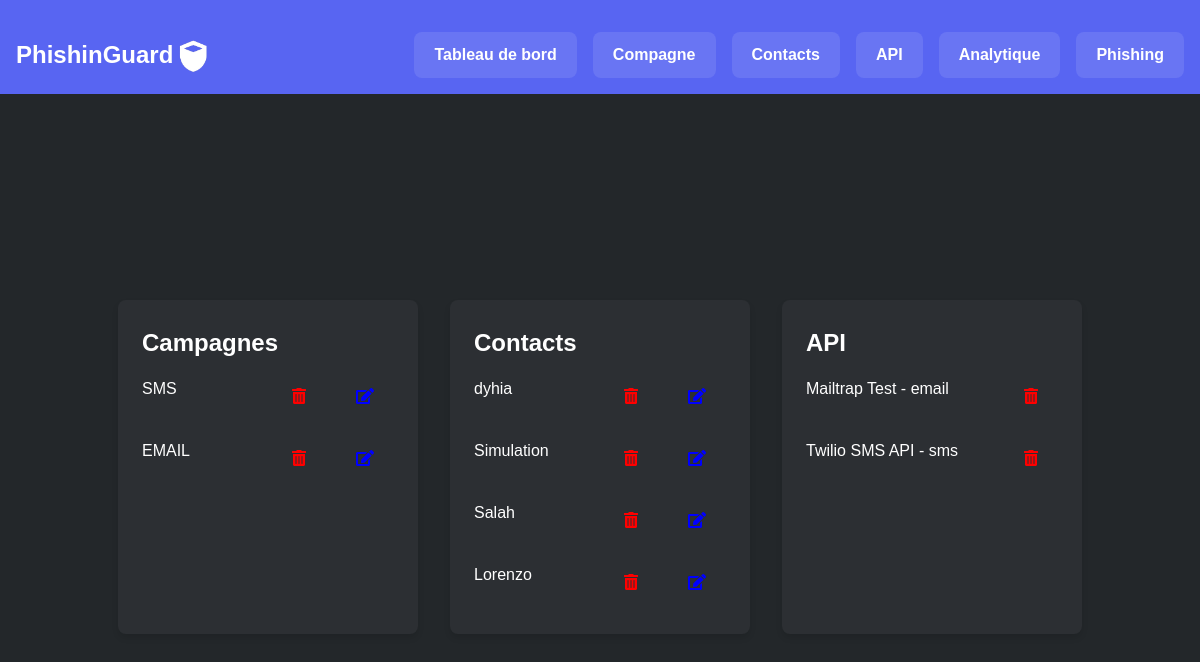
/dashboard, run on the app's committed database.
### app.py (models this page shows, shortened)
class Campaign(db.Model):
    id = db.Column(db.Integer, primary_key=True)
    name = db.Column(db.String(100), nullable=False)
    description = db.Column(db.String(300), nullable=True)
    created_at = db.Column(db.DateTime, default=db.func.now())

class Contact(db.Model):
    id = db.Column(db.Integer, primary_key=True)
    name = db.Column(db.String(100), nullable=False)
    email = db.Column(db.String(100), nullable=True)
    phone = db.Column(db.String(15), nullable=True)

class ApiConfig(db.Model):
    id = db.Column(db.Integer, primary_key=True)
    name = db.Column(db.String(100), nullable=False)
    api_type = db.Column(db.String(50), nullable=False)
    api_key = db.Column(db.String(255), nullable=False)
    api_secret = db.Column(db.String(255), nullable=False)
    api_url = db.Column(db.String(255), nullable=False)

### app.py (the view, shortened to what this page needs)
@app.route('/dashboard', methods=['GET', 'POST'])
def dashboard():
    campaigns = Campaign.query.all()
    contacts = Contact.query.all()
    apis = ApiConfig.query.all()
    return render_template('dashboard.html', campaigns=campaigns, contacts=contacts, apis=apis)

### app.py (called while the page is built)
@app.before_request
def add_global_variables():
    current_app.jinja_env.globals.update(show_analytics=True)

### templates/dashboard.html (shortened to what this page needs)
{% extends 'base.html' %}
{% block content %}
<div class="dashboard-container">
    <div class="dashboard-section" id="campaigns-section">
        <h2>Campagnes</h2>
        <ul>
            {% for campaign in campaigns %}
            <li class="dashboard-item">
                <span class="campaign-name" data-id="{{ campaign.id }}">{{ campaign.name }}</span>
                <div class="dashboard-actions">
                    <form method="POST" action="{{ url_for('delete_campaign', campaign_id=campaign.id) }}" style="display:inline;">
                        <button type="submit" style="color:red; background:none; border:none; cursor:pointer;">
                            <i class="fas fa-trash-alt"></i>
                        </button>
                    </form>
                    <button class="edit-btn" data-id="{{ campaign.id }}" style="color:blue; background:none; border:none; cursor:pointer;">
                        <i class="fas fa-edit"></i>
                    </button>
                </div>
            </li>
            {% endfor %}
        </ul>
    </div>
    <div class="dashboard-section">
        <h2>Contacts</h2>
        <ul>
            {% for contact in contacts %}
            <li class="dashboard-item">
                <span class="contact-name" data-id="{{ contact.id }}">{{ contact.name }}</span>
                <div class="dashboard-actions">
                    <form method="POST" action="{{ url_for('delete_contact', contact_id=contact.id) }}" style="display:inline;">
                        <button type="submit" style="color:red; background:none; border:none; cursor:pointer;">
                            <i class="fas fa-trash-alt"></i>
                        </button>
                    </form>
                    <button class="edit-btn" data-id="{{ contact.id }}" style="color:blue; background:none; border:none; cursor:pointer;">
                        <i class="fas fa-edit"></i>
                    </button>
                </div>
            </li>
            {% endfor %}
        </ul>
    </div>
    <div class="dashboard-section">
        <h2>API</h2>
        <ul>
            {% for api in apis %}
            <li class="dashboard-item">
                <span class="api-name" data-id="{{ api.id }}">{{ api.name }} - {{ api.api_type }}</span>
                <div class="dashboard-actions">
                    <form method="POST" action="{{ url_for('delete_api', api_id=api.id) }}" style="display:inline;">
                        <button type="submit" style="color:red; background:none; border:none; cursor:pointer;">
                            <i class="fas fa-trash-alt"></i>
                        </button>
                    </form>
                </div>
            </li>
            {% endfor %}
        </ul>
    </div>
</div>
{% endblock %}

### static/css/styles.css (style rules this page uses)
:root { --primary-color: #5865F2; --secondary-color: #23272A; --text-color: #ffffff; --input-bg: #2C2F33; --btn-hover: #7289DA; --border-color: #4F545C; --hover-bg-color: #23272A; --font-family: 'Poppins', sans-serif; }
* { margin: 0; padding: 0; box-sizing: border-box; font-family: var(--font-family); }
body { padding-top: 4rem; background: var(--secondary-color); color: var(--text-color); font-size: 16px; line-height: 1.6; height: 100vh; display: flex; justify-content: center; align-items: center; flex-direction: column; }
button { background: var(--primary-color); color: var(--text-color); padding: 10px 20px; font-size: 1rem; border: none; border-radius: 5px; cursor: pointer; transition: background-color 0.3s ease, transform 0.2s ease; margin-top: 1rem; }
.dashboard-container { display: flex; flex-wrap: wrap; justify-content: space-between; gap: 2rem; padding: 2rem; }
.dashboard-section { flex: 1 1 calc(100% - 4rem); background: var(--input-bg); padding: 1.5rem; border-radius: 8px; box-shadow: 0 4px 6px rgba(0, 0, 0, 0.1); height: auto; width: 300px; max-height: 350px; overflow-y: auto; transition: all 0.3s ease; margin-top: 70px; }
.dashboard-section ul { list-style: none; padding: 0; }
.dashboard-item { display: flex; justify-content: space-between; align-items: center; margin-bottom: 0.5rem; }
.dashboard-actions { display: flex; gap: 10px; margin-left: auto; }
@media (min-width: 768px) { .dashboard-section { flex: 1 1 calc(50% - 2rem); max-width: 600px; } }
@media (min-width: 1024px) { .dashboard-section { flex: 1 1 calc(33.33% - 2rem); max-width: 450px; } }

### data on the page
Campaign: name "SMS"
Campaign: name "EMAIL"
Contact: name "dyhia"
Contact: name "Simulation"
Contact: name "Salah"
Contact: name "Lorenzo"
ApiConfig: name "Mailtrap Test", api_type "email"
ApiConfig: name "Twilio SMS API", api_type "sms"
